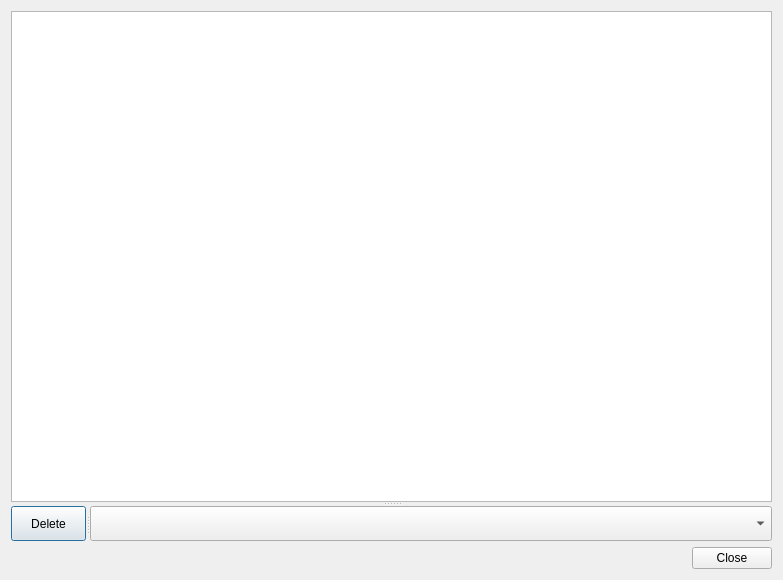
<?xml version="1.0" encoding="UTF-8"?>
<ui version="4.0">
 <class>Dialog</class>
 <widget class="QDialog" name="Dialog">
  <property name="geometry">
   <rect>
    <x>0</x>
    <y>0</y>
    <width>783</width>
    <height>580</height>
   </rect>
  </property>
  <property name="windowTitle">
   <string>Dialog</string>
  </property>
  <layout class="QGridLayout" name="gridLayout">
   <item row="0" column="0">
    <widget class="QSplitter" name="splitter_2">
     <property name="orientation">
      <enum>Qt::Vertical</enum>
     </property>
     <widget class="QTableView" name="userView"/>
     <widget class="QSplitter" name="splitter">
      <property name="orientation">
       <enum>Qt::Horizontal</enum>
      </property>
      <widget class="QPushButton" name="deleteUser">
       <property name="minimumSize">
        <size>
         <width>55</width>
         <height>35</height>
        </size>
       </property>
       <property name="maximumSize">
        <size>
         <width>75</width>
         <height>35</height>
        </size>
       </property>
       <property name="text">
        <string>Delete</string>
       </property>
      </widget>
      <widget class="QComboBox" name="users"/>
     </widget>
    </widget>
   </item>
   <item row="1" column="0">
    <widget class="QDialogButtonBox" name="buttonBox">
     <property name="orientation">
      <enum>Qt::Horizontal</enum>
     </property>
     <property name="standardButtons">
      <set>QDialogButtonBox::Close</set>
     </property>
    </widget>
   </item>
  </layout>
 </widget>
 <resources/>
 <connections>
  <connection>
   <sender>buttonBox</sender>
   <signal>accepted()</signal>
   <receiver>Dialog</receiver>
   <slot>accept()</slot>
   <hints>
    <hint type="sourcelabel">
     <x>248</x>
     <y>254</y>
    </hint>
    <hint type="destinationlabel">
     <x>157</x>
     <y>274</y>
    </hint>
   </hints>
  </connection>
  <connection>
   <sender>buttonBox</sender>
   <signal>rejected()</signal>
   <receiver>Dialog</receiver>
   <slot>reject()</slot>
   <hints>
    <hint type="sourcelabel">
     <x>316</x>
     <y>260</y>
    </hint>
    <hint type="destinationlabel">
     <x>286</x>
     <y>274</y>
    </hint>
   </hints>
  </connection>
 </connections>
</ui>
